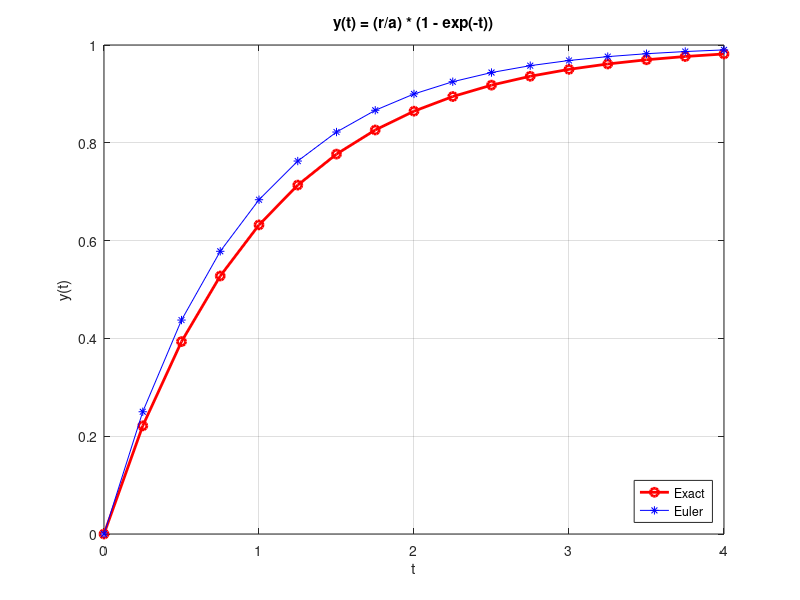

Write the MATLAB code that produced this figure.
% Exercise 24
clear; clc;

% Init
a = 1;
r = 1;
h = 0.25;
t = 0:h:4;
N = length(t);
f = @(x,y) r-a*y;

% Initial Condition
x(1) = 0;
y(1) = 0;
% Euler Method
for i=2:N
    x(i) = x(i-1) + h;
    y(i) = y(i-1) + h*(f(x(i-1), y(i-1)));
end

% Exact test of ODE
y_exact = @(t) (r/a) * (1 - exp(-t));

% Error value;
t_check = [1 2];
idx = zeros(1, length(t_check));
yt = y_exact(t);
error = abs(yt - y);
for i=1:length(t_check)
    idx(i) = find(t == t_check(i));
    fprintf('Tại t=%d: Sai số là %.5f\n', i, error(idx(i)));
end

% Show Graph
plot(t, y_exact(t), 'ro-', 'LineWidth', 2)
hold on
plot(t, y, 'b*-')
legend('Exact', 'Euler', 'Location','southeast')
grid on
title('y(t) = (r/a) * (1 - exp(-t))')
xlabel('t')
ylabel('y(t)')